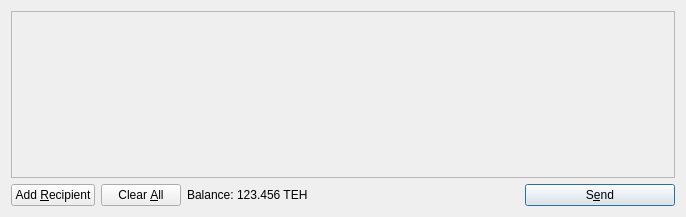
<?xml version="1.0" encoding="UTF-8"?>
<ui version="4.0">
 <class>SendCoinsDialog</class>
 <widget class="QDialog" name="SendCoinsDialog">
  <property name="geometry">
   <rect>
    <x>0</x>
    <y>0</y>
    <width>686</width>
    <height>217</height>
   </rect>
  </property>
  <property name="windowTitle">
   <string>Send Coins</string>
  </property>
  <layout class="QVBoxLayout" name="verticalLayout">
   <item>
    <widget class="QScrollArea" name="scrollArea">
     <property name="widgetResizable">
      <bool>true</bool>
     </property>
     <widget class="QWidget" name="scrollAreaWidgetContents">
      <property name="geometry">
       <rect>
        <x>0</x>
        <y>0</y>
        <width>666</width>
        <height>165</height>
       </rect>
      </property>
      <layout class="QVBoxLayout" name="verticalLayout_2">
       <property name="margin">
        <number>0</number>
       </property>
       <item>
        <layout class="QVBoxLayout" name="entries">
         <property name="spacing">
          <number>6</number>
         </property>
        </layout>
       </item>
       <item>
        <spacer name="verticalSpacer">
         <property name="orientation">
          <enum>Qt::Vertical</enum>
         </property>
         <property name="sizeHint" stdset="0">
          <size>
           <width>20</width>
           <height>40</height>
          </size>
         </property>
        </spacer>
       </item>
      </layout>
     </widget>
    </widget>
   </item>
   <item>
    <layout class="QHBoxLayout" name="horizontalLayout">
     <item>
      <widget class="QPushButton" name="addButton">
       <property name="toolTip">
        <string>Send to multiple recipients at once</string>
       </property>
       <property name="text">
        <string>Add &amp;Recipient</string>
       </property>
       <property name="icon">
        <iconset resource="../bitcoin.qrc">
         <normaloff>:/icons/add</normaloff>:/icons/add</iconset>
       </property>
       <property name="autoDefault">
        <bool>false</bool>
       </property>
      </widget>
     </item>
     <item>
      <widget class="QPushButton" name="clearButton">
       <property name="sizePolicy">
        <sizepolicy hsizetype="Minimum" vsizetype="Fixed">
         <horstretch>0</horstretch>
         <verstretch>0</verstretch>
        </sizepolicy>
       </property>
       <property name="toolTip">
        <string>Remove all transaction fields</string>
       </property>
       <property name="text">
        <string>Clear &amp;All</string>
       </property>
       <property name="icon">
        <iconset resource="../bitcoin.qrc">
         <normaloff>:/icons/remove</normaloff>:/icons/remove</iconset>
       </property>
       <property name="autoRepeatDelay">
        <number>300</number>
       </property>
       <property name="autoDefault">
        <bool>false</bool>
       </property>
      </widget>
     </item>
     <item>
      <layout class="QHBoxLayout" name="horizontalLayout_2">
       <property name="spacing">
        <number>3</number>
       </property>
       <item>
        <widget class="QLabel" name="label">
         <property name="text">
          <string>Balance:</string>
         </property>
        </widget>
       </item>
       <item>
        <widget class="QLabel" name="labelBalance">
         <property name="cursor">
          <cursorShape>IBeamCursor</cursorShape>
         </property>
         <property name="text">
          <string>123.456 TEH</string>
         </property>
         <property name="textInteractionFlags">
          <set>Qt::LinksAccessibleByMouse|Qt::TextSelectableByKeyboard|Qt::TextSelectableByMouse</set>
         </property>
        </widget>
       </item>
      </layout>
     </item>
     <item>
      <spacer name="horizontalSpacer">
       <property name="orientation">
        <enum>Qt::Horizontal</enum>
       </property>
       <property name="sizeHint" stdset="0">
        <size>
         <width>40</width>
         <height>20</height>
        </size>
       </property>
      </spacer>
     </item>
     <item>
      <widget class="QPushButton" name="sendButton">
       <property name="minimumSize">
        <size>
         <width>150</width>
         <height>0</height>
        </size>
       </property>
       <property name="toolTip">
        <string>Confirm the send action</string>
       </property>
       <property name="text">
        <string>S&amp;end</string>
       </property>
       <property name="icon">
        <iconset resource="../bitcoin.qrc">
         <normaloff>:/icons/send</normaloff>:/icons/send</iconset>
       </property>
       <property name="default">
        <bool>true</bool>
       </property>
      </widget>
     </item>
    </layout>
   </item>
  </layout>
 </widget>
 <resources>
  <include location="../bitcoin.qrc"/>
 </resources>
 <connections/>
</ui>
